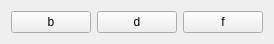
          <widget class="QWidget" name="horizontalLayoutWidget_3">
           <property name="geometry">
            <rect>
             <x>203</x>
             <y>61</y>
             <width>121</width>
             <height>32</height>
            </rect>
           </property>
           <layout class="QHBoxLayout" name="horizontalLayout">
            <item>
             <widget class="QPushButton" name="pushButton_letraB">
              <property name="toolTip">
               <string>&lt;html&gt;&lt;head/&gt;&lt;body&gt;&lt;p&gt;Dibuja la letra seleccionada en la matriz de pixeles&lt;/p&gt;&lt;/body&gt;&lt;/html&gt;</string>
              </property>
              <property name="text">
               <string>b</string>
              </property>
             </widget>
            </item>
            <item>
             <widget class="QPushButton" name="pushButton_letraD">
              <property name="toolTip">
               <string>&lt;html&gt;&lt;head/&gt;&lt;body&gt;&lt;p&gt;Dibuja la letra seleccionada en la matriz de pixeles&lt;/p&gt;&lt;/body&gt;&lt;/html&gt;</string>
              </property>
              <property name="text">
               <string>d</string>
              </property>
             </widget>
            </item>
            <item>
             <widget class="QPushButton" name="pushButton_letraF">
              <property name="toolTip">
               <string>&lt;html&gt;&lt;head/&gt;&lt;body&gt;&lt;p&gt;Dibuja la letra seleccionada en la matriz de pixeles&lt;/p&gt;&lt;/body&gt;&lt;/html&gt;</string>
              </property>
              <property name="text">
               <string>f</string>
              </property>
             </widget>
            </item>
           </layout>
          </widget>
